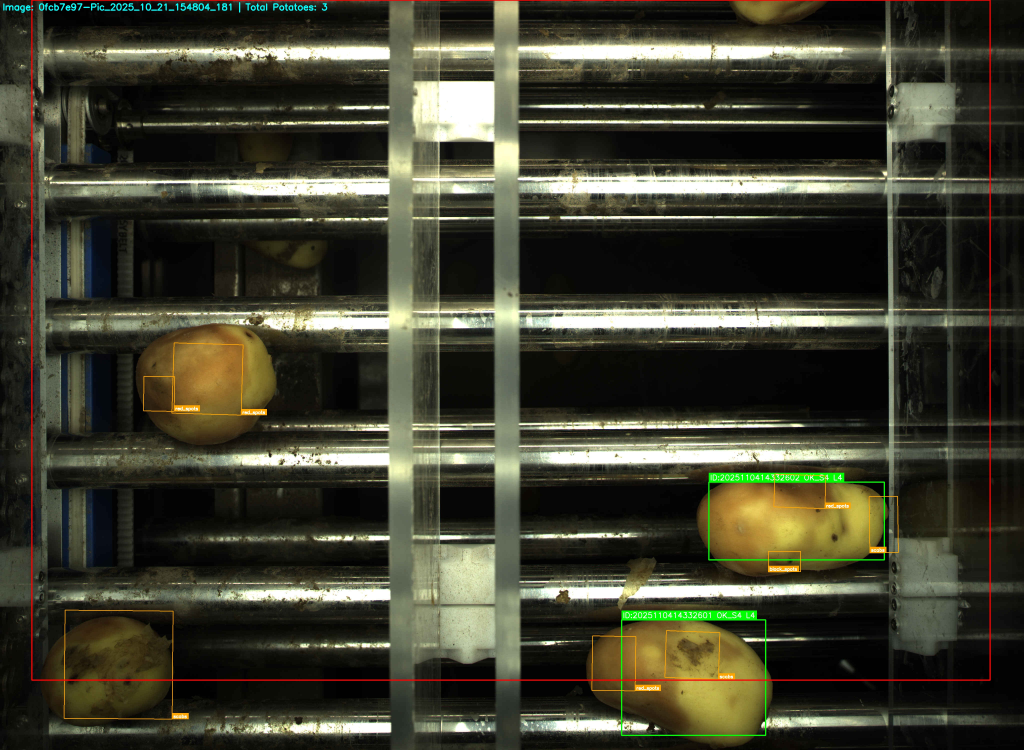
#> input picture results/final_output/visualizations/0fcb7e97-Pic_2025_10_21_154804_181_labeled.jpg, 4096 x 3000 px (shown at 1/4 size)
$ python -i grade_with_obb_labels.py   (imports and definitions only)
#> lines starting #> are read from the running program, lines starting #| are printed output that depends on the picture; after the words box and inside, x2 and y2 are one past the last pixel; in counts of white or black regions, pixels touching at a corner belong together
#> further down, picture is the input picture: shape (3000, 4096, 3); mean B, G, R 48.1, 63.9, 64.1
#!/usr/bin/env python3
"""基于YOLO OBB检测结果为每个缺陷标签分配唯一ID并分级"""
import argparse
import json
from pathlib import Path
from typing import Dict, List, Any
from ultralytics import YOLO
import cv2
import csv
import numpy as np
from datetime import datetime
from collections import defaultdict


class PotatoIDGenerator:
    """生成唯一土豆ID：年月日时分秒+60进制计数(01-60循环)"""
    def __init__(self):
        self.counter = 1
        self.last_second = ""

    # [14 lines left out: function generate, not called in this run]


def load_rules(path: Path) -> Dict[str, Any]:
    with open(path, 'r', encoding='utf-8') as f:
        return json.load(f)


# [53 lines left out: functions is_potato_ok, to_signal_bits, estimate_size_from_area, draw_obb_box, not called in this run]


def extract_individual_potatoes(image: np.ndarray) -> List[Dict]:
    """从图片中分割出每个土豆个体（改进版：多阈值+形态学处理）"""
    gray = cv2.cvtColor(image, cv2.COLOR_BGR2GRAY)
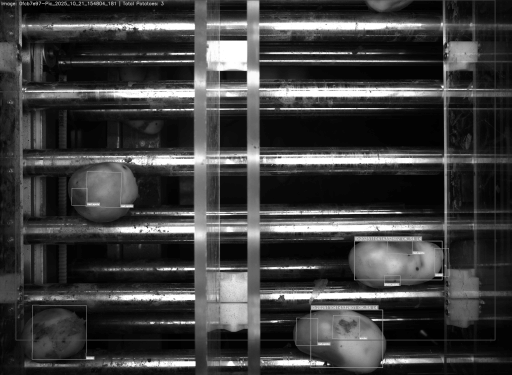
#> gray: shape (3000, 4096) (shown at 1/8 size); min 0, max 255, mean 62.1

    # 高斯模糊降噪
    blurred = cv2.GaussianBlur(gray, (5, 5), 0)

    # Otsu二值化
    _, th = cv2.threshold(blurred, 0, 255, cv2.THRESH_BINARY + cv2.THRESH_OTSU)
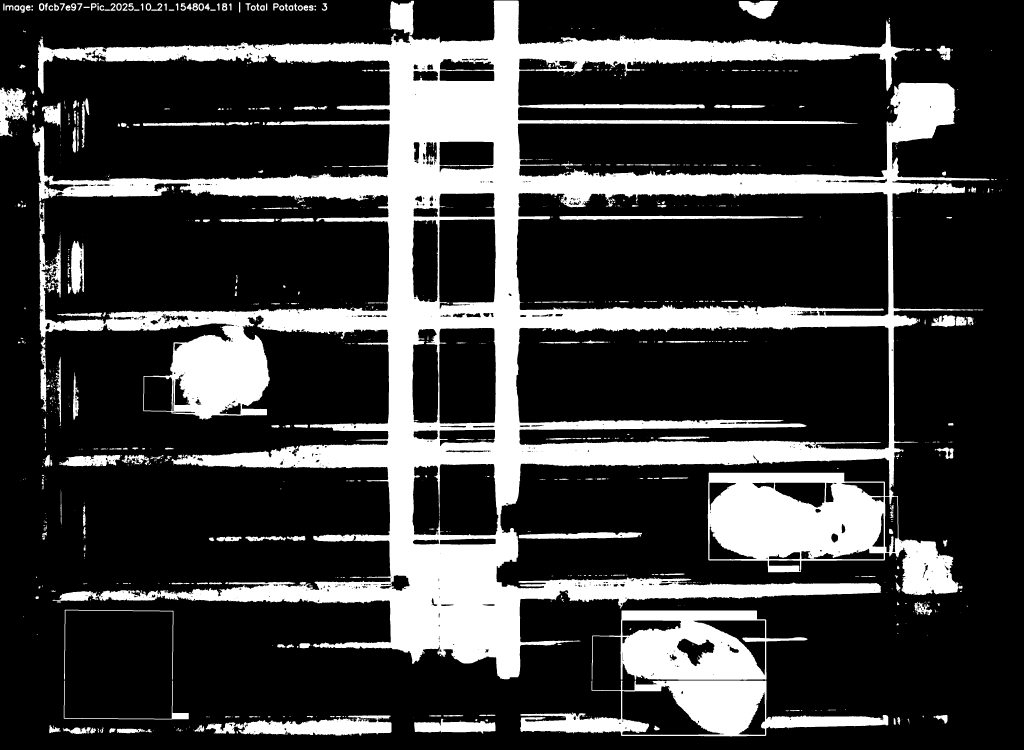
#> th: shape (3000, 4096) (shown at 1/4 size); 23.2% white; 1088 white regions (602 under 20 px), largest, box (x1, y1, x2, y2) and area: (130, 2, 3958, 2717) 2398531, (2367, 2442, 3230, 2719) 121421, (2080, 2722, 3553, 2946) 119399

    # 确保土豆是前景
    if th.mean() > 127:
        th = 255 - th

    # 形态学操作去除噪点并填充空洞
    kernel = cv2.getStructuringElement(cv2.MORPH_ELLIPSE, (5, 5))
    th = cv2.morphologyEx(th, cv2.MORPH_CLOSE, kernel, iterations=2)
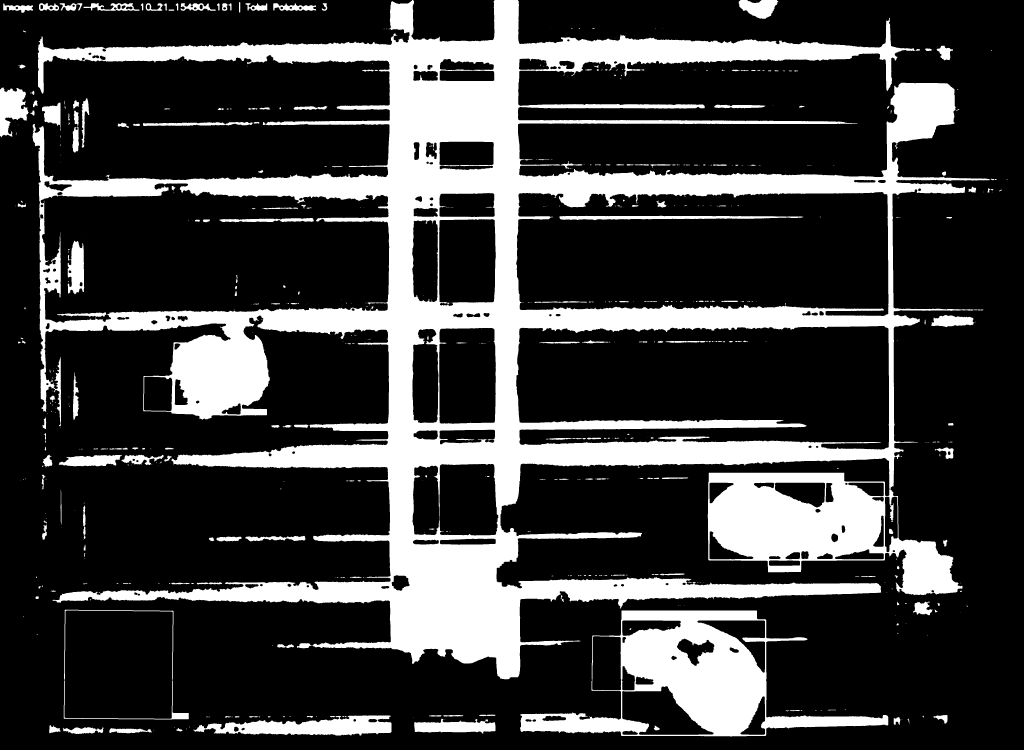
#> th: shape (3000, 4096) (shown at 1/4 size); 23.9% white; 588 white regions (296 under 20 px), largest, box (x1, y1, x2, y2) and area: (130, 0, 3960, 2717) 2472375, (2080, 2442, 3553, 2946) 246570, (774, 2862, 1566, 2942) 38321
    th = cv2.morphologyEx(th, cv2.MORPH_OPEN, kernel, iterations=1)
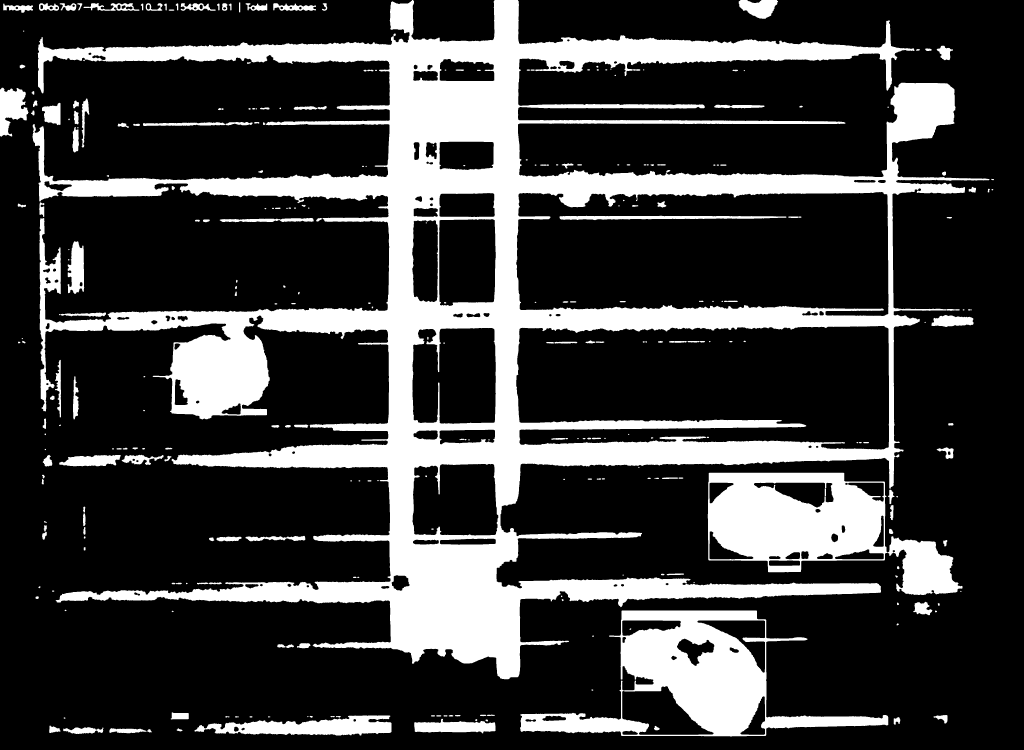
#> th: shape (3000, 4096) (shown at 1/4 size); 23.6% white; 311 white regions (17 under 20 px)

    # 查找轮廓
    cnts, _ = cv2.findContours(th, cv2.RETR_EXTERNAL, cv2.CHAIN_APPROX_SIMPLE)
#> cnts = 253 contours, 34 with area under 20; largest, box (x1, y1, x2, y2) and area: (130, 0, 3958, 2717) 3927734, (2080, 2442, 3553, 2946) 289330, (2831, 1891, 3550, 2289) 248169, (3551, 2145, 3850, 2380) 41408, (778, 2862, 1566, 2942) 37585

    potatoes = []
    img_area = image.shape[0] * image.shape[1]

    for cnt in cnts:
        area = cv2.contourArea(cnt)

        # 过滤条件：
        # 1. 太小（噪点）
        # 2. 太大（整张图背景）
        # 3. 太扁（边缘噪声）
        if area < 100000:  # 最小面积阈值
            continue
        if area > img_area * 0.8:  # 排除占满整张图的大框
            continue

        x, y, w, h = cv2.boundingRect(cnt)
        aspect_ratio = max(w, h) / (min(w, h) + 1e-6)
        if aspect_ratio > 5:  # 排除太扁的区域
            continue

        # 计算最小外接旋转矩形
        rect = cv2.minAreaRect(cnt)

        potatoes.append({
            "bbox": [x, y, w, h],
            "area": float(area),
            "contour": cnt,
            "rotated_rect": rect
        })
#> this loop made 253 passes
#> area on passes 1 to 3: 125.5, 138, 1894
#> after the loop, potatoes = 3 items

    return potatoes


# [225 lines left out: functions process_image_with_obb, main, not called in this run]


# [2 lines not run here, left out]

>>> import cv2
>>> picture = cv2.imread('../results/final_output/visualizations/0fcb7e97-Pic_2025_10_21_154804_181_labeled.jpg')
>>> result = extract_individual_potatoes(picture)
#> result = 3 items

$ run again, on results/final_output/visualizations/2677d01d-Pic_2025_10_21_154759_176_labeled.jpg
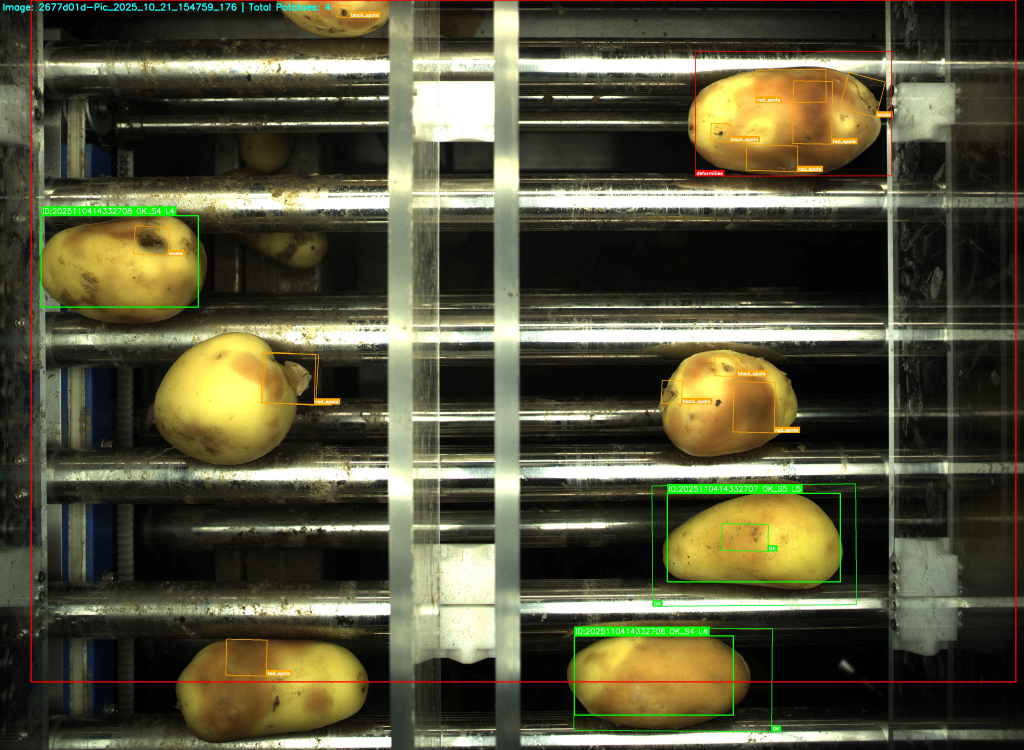
#> input picture results/final_output/visualizations/2677d01d-Pic_2025_10_21_154759_176_labeled.jpg, 4096 x 3000 px (shown at 1/4 size)
#> picture is the input picture: shape (3000, 4096, 3); mean B, G, R 58.9, 83, 85.1
#> in extract_individual_potatoes, `_, th = cv2.threshold(blurred, 0, 255, cv2.THRESH_BINARY + cv2.THRESH_..`:
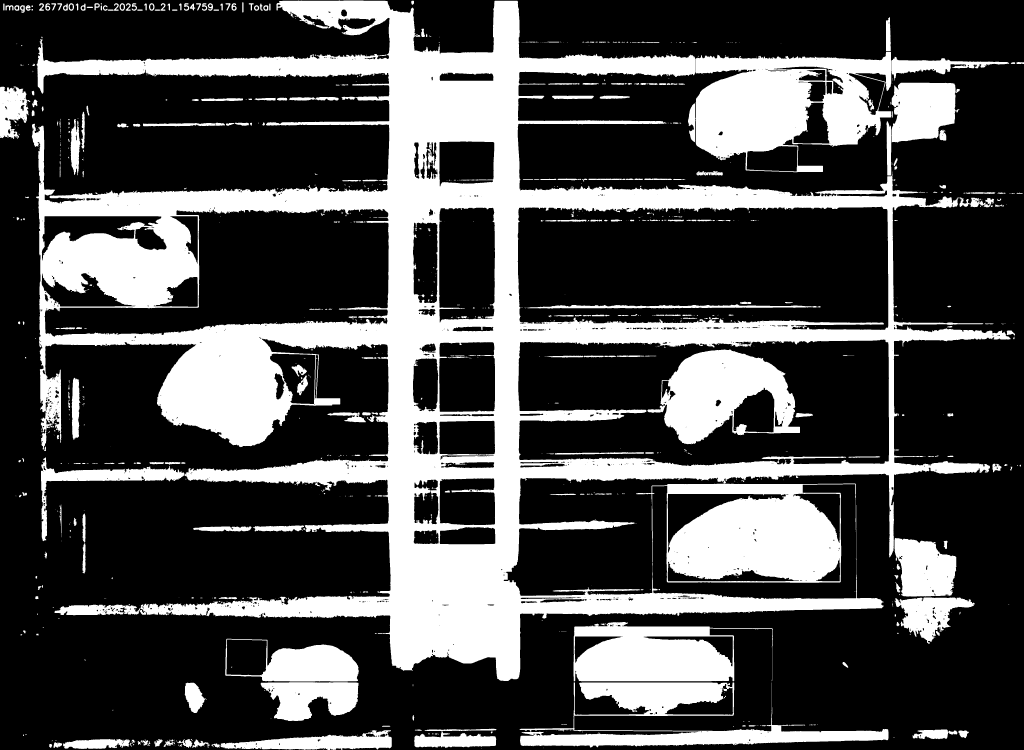
#> th: shape (3000, 4096) (shown at 1/4 size); 29.5% white; 1000 white regions (550 under 20 px), largest, box (x1, y1, x2, y2) and area: (127, 2, 4043, 2724) 2595674, (2782, 207, 3565, 689) 226093, (2589, 1398, 3200, 1778) 126570
#> in extract_individual_potatoes, `th = cv2.morphologyEx(th, cv2.MORPH_OPEN, kernel, iterations=1)`:
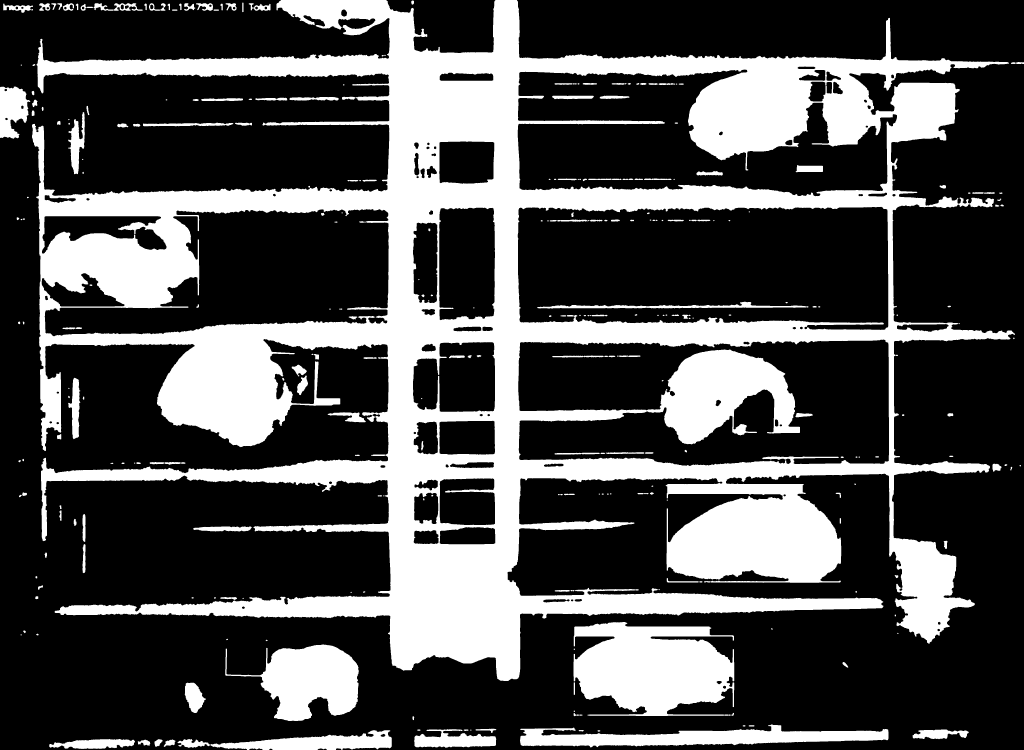
#> th: shape (3000, 4096) (shown at 1/4 size); 30% white; 305 white regions (28 under 20 px)
#> cnts = 188 contours, 35 with area under 20; largest, box (x1, y1, x2, y2) and area: (128, 0, 4060, 2724) 5697212, (2294, 2488, 2937, 2864) 178097, (901, 2578, 1435, 2884) 89790, (2080, 2897, 3554, 2990) 69743, (841, 2921, 1567, 3000) 30620
#> the loop in extract_individual_potatoes, `for cnt in cnts:` made 188 passes
#> area on passes 1 to 3: 672.5, 735.5, 2393.5
#> after the loop in extract_individual_potatoes, `for cnt in cnts:`: potatoes = 2 items

$ run again, on results/final_output/visualizations/500dd282-Pic_2025_10_21_153841_12_labeled.jpg
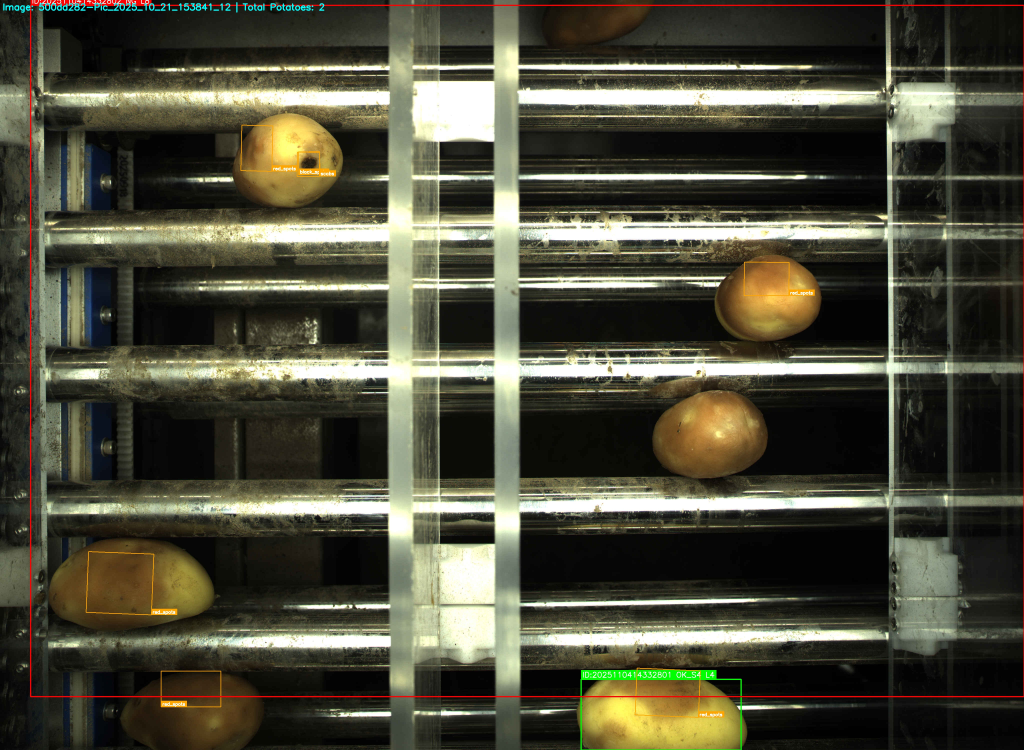
#> input picture results/final_output/visualizations/500dd282-Pic_2025_10_21_153841_12_labeled.jpg, 4096 x 3000 px (shown at 1/4 size)
#> picture is the input picture: shape (3000, 4096, 3); mean B, G, R 59.4, 75.8, 77
#> in extract_individual_potatoes, `_, th = cv2.threshold(blurred, 0, 255, cv2.THRESH_BINARY + cv2.THRESH_..`:
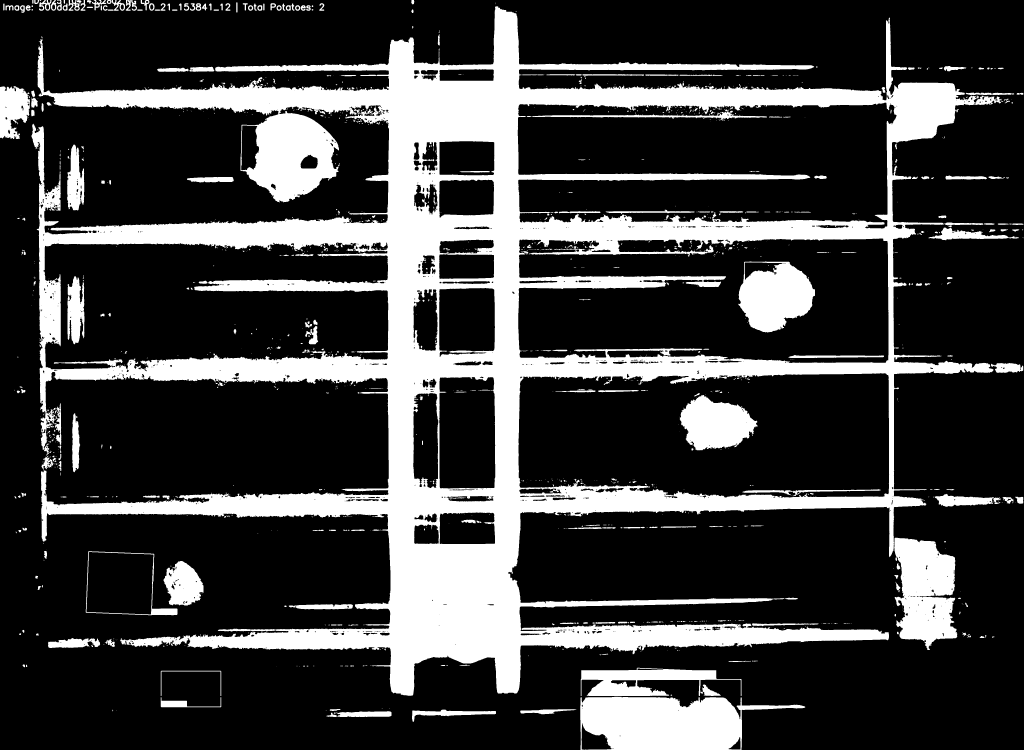
#> th: shape (3000, 4096) (shown at 1/4 size); 24.1% white; 1321 white regions (823 under 20 px), largest, box (x1, y1, x2, y2) and area: (126, 25, 4012, 2783) 2392627, (2321, 2788, 3221, 3000) 126627, (3577, 2151, 3830, 2600) 80769
#> in extract_individual_potatoes, `th = cv2.morphologyEx(th, cv2.MORPH_OPEN, kernel, iterations=1)`:
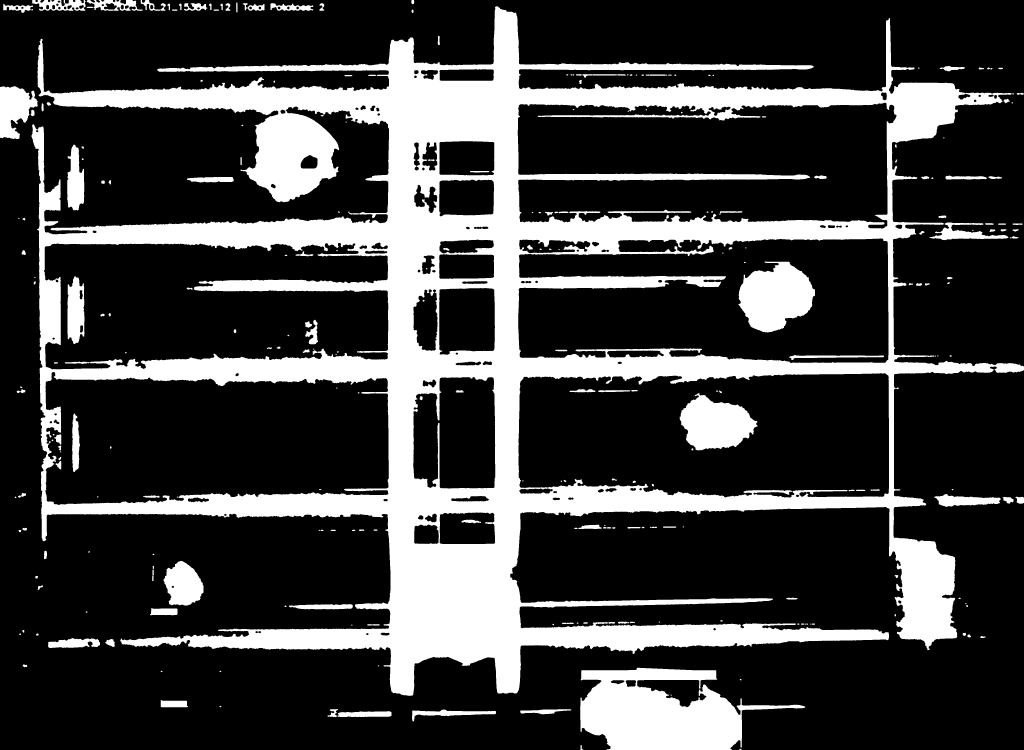
#> th: shape (3000, 4096) (shown at 1/4 size); 24.6% white; 278 white regions (25 under 20 px)
#> cnts = 189 contours, 34 with area under 20; largest, box (x1, y1, x2, y2) and area: (126, 25, 4096, 2783) 6092828, (2321, 2671, 3221, 3000) 165394, (0, 344, 151, 556) 20283, (654, 2244, 814, 2422) 19975, (269, 578, 337, 842) 12484
#> the loop in extract_individual_potatoes, `for cnt in cnts:` made 189 passes
#> area on passes 1 to 3: 24, 86.5, 4019
#> after the loop in extract_individual_potatoes, `for cnt in cnts:`: potatoes = 2 items
